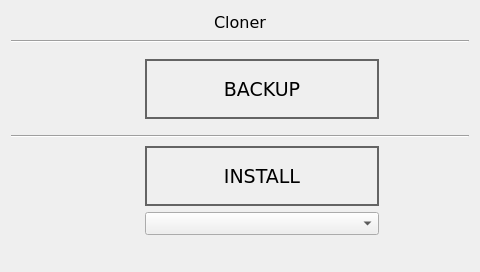
<?xml version="1.0" encoding="UTF-8"?>
<ui version="4.0">
 <class>cloner</class>
 <widget class="QWidget" name="cloner">
  <property name="geometry">
   <rect>
    <x>0</x>
    <y>0</y>
    <width>480</width>
    <height>272</height>
   </rect>
  </property>
  <property name="windowTitle">
   <string>cloner</string>
  </property>
  <property name="styleSheet">
   <string notr="true">QWidget#cloner
{
}
QPushButton
{
border: 2px solid  rgb(100,100,100);
}
QPushButton:pressed
{
border: 2px solid  rgb(255, 170, 0);
color: rgb(255, 170, 0);
}
</string>
  </property>
  <layout class="QVBoxLayout" name="verticalLayout_2">
   <item>
    <widget class="QLabel" name="label">
     <property name="sizePolicy">
      <sizepolicy hsizetype="Preferred" vsizetype="Fixed">
       <horstretch>0</horstretch>
       <verstretch>0</verstretch>
      </sizepolicy>
     </property>
     <property name="font">
      <font>
       <family>DejaVu Sans</family>
       <pointsize>12</pointsize>
      </font>
     </property>
     <property name="text">
      <string>Cloner</string>
     </property>
     <property name="alignment">
      <set>Qt::AlignCenter</set>
     </property>
    </widget>
   </item>
   <item>
    <widget class="Line" name="line">
     <property name="font">
      <font>
       <family>DejaVu Sans</family>
      </font>
     </property>
     <property name="orientation">
      <enum>Qt::Horizontal</enum>
     </property>
    </widget>
   </item>
   <item>
    <layout class="QHBoxLayout" name="horizontalLayout">
     <item>
      <widget class="QLabel" name="labelUSB">
       <property name="sizePolicy">
        <sizepolicy hsizetype="Preferred" vsizetype="Preferred">
         <horstretch>0</horstretch>
         <verstretch>0</verstretch>
        </sizepolicy>
       </property>
       <property name="minimumSize">
        <size>
         <width>128</width>
         <height>64</height>
        </size>
       </property>
       <property name="maximumSize">
        <size>
         <width>128</width>
         <height>64</height>
        </size>
       </property>
       <property name="font">
        <font>
         <family>DejaVu Sans</family>
         <pointsize>14</pointsize>
        </font>
       </property>
       <property name="styleSheet">
        <string notr="true">border-image: url(:/icons/img/usb.png);</string>
       </property>
       <property name="text">
        <string/>
       </property>
       <property name="alignment">
        <set>Qt::AlignCenter</set>
       </property>
      </widget>
     </item>
     <item>
      <widget class="QPushButton" name="pushButtonBackup">
       <property name="minimumSize">
        <size>
         <width>0</width>
         <height>60</height>
        </size>
       </property>
       <property name="font">
        <font>
         <family>DejaVu Sans</family>
         <pointsize>14</pointsize>
        </font>
       </property>
       <property name="styleSheet">
        <string notr="true">border-image: url(:/icons/img/Back.png);</string>
       </property>
       <property name="text">
        <string>BACKUP</string>
       </property>
      </widget>
     </item>
     <item>
      <widget class="QLabel" name="labelTPAC">
       <property name="sizePolicy">
        <sizepolicy hsizetype="Preferred" vsizetype="Preferred">
         <horstretch>0</horstretch>
         <verstretch>0</verstretch>
        </sizepolicy>
       </property>
       <property name="minimumSize">
        <size>
         <width>84</width>
         <height>76</height>
        </size>
       </property>
       <property name="maximumSize">
        <size>
         <width>84</width>
         <height>76</height>
        </size>
       </property>
       <property name="font">
        <font>
         <family>DejaVu Sans</family>
         <pointsize>14</pointsize>
        </font>
       </property>
       <property name="styleSheet">
        <string notr="true">border-image: url(:/icons/img/logo.png);</string>
       </property>
       <property name="text">
        <string/>
       </property>
       <property name="alignment">
        <set>Qt::AlignCenter</set>
       </property>
      </widget>
     </item>
    </layout>
   </item>
   <item>
    <widget class="Line" name="line_2">
     <property name="orientation">
      <enum>Qt::Horizontal</enum>
     </property>
    </widget>
   </item>
   <item>
    <layout class="QHBoxLayout" name="horizontalLayout_2">
     <item>
      <widget class="QLabel" name="labelUSB_2">
       <property name="sizePolicy">
        <sizepolicy hsizetype="Preferred" vsizetype="Preferred">
         <horstretch>0</horstretch>
         <verstretch>0</verstretch>
        </sizepolicy>
       </property>
       <property name="minimumSize">
        <size>
         <width>128</width>
         <height>64</height>
        </size>
       </property>
       <property name="maximumSize">
        <size>
         <width>128</width>
         <height>64</height>
        </size>
       </property>
       <property name="font">
        <font>
         <family>DejaVu Sans</family>
         <pointsize>14</pointsize>
        </font>
       </property>
       <property name="styleSheet">
        <string notr="true">border-image: url(:/icons/img/usb.png);</string>
       </property>
       <property name="text">
        <string/>
       </property>
       <property name="alignment">
        <set>Qt::AlignCenter</set>
       </property>
      </widget>
     </item>
     <item>
      <layout class="QVBoxLayout" name="verticalLayout">
       <item>
        <widget class="QPushButton" name="pushButtonInstall">
         <property name="minimumSize">
          <size>
           <width>0</width>
           <height>60</height>
          </size>
         </property>
         <property name="font">
          <font>
           <family>DejaVu Sans</family>
           <pointsize>14</pointsize>
          </font>
         </property>
         <property name="styleSheet">
          <string notr="true">border-image: url(:/icons/img/Forward.png);</string>
         </property>
         <property name="text">
          <string>INSTALL</string>
         </property>
        </widget>
       </item>
       <item>
        <widget class="QComboBox" name="comboBoxImages">
         <property name="font">
          <font>
           <family>DejaVu Sans</family>
          </font>
         </property>
        </widget>
       </item>
      </layout>
     </item>
     <item>
      <widget class="QLabel" name="labelTPAC_2">
       <property name="sizePolicy">
        <sizepolicy hsizetype="Preferred" vsizetype="Preferred">
         <horstretch>0</horstretch>
         <verstretch>0</verstretch>
        </sizepolicy>
       </property>
       <property name="minimumSize">
        <size>
         <width>84</width>
         <height>76</height>
        </size>
       </property>
       <property name="maximumSize">
        <size>
         <width>84</width>
         <height>76</height>
        </size>
       </property>
       <property name="font">
        <font>
         <family>DejaVu Sans</family>
         <pointsize>14</pointsize>
        </font>
       </property>
       <property name="styleSheet">
        <string notr="true">border-image: url(:/icons/img/logo.png);</string>
       </property>
       <property name="text">
        <string/>
       </property>
       <property name="alignment">
        <set>Qt::AlignCenter</set>
       </property>
      </widget>
     </item>
    </layout>
   </item>
   <item>
    <widget class="QLabel" name="labelStatus">
     <property name="sizePolicy">
      <sizepolicy hsizetype="Preferred" vsizetype="Fixed">
       <horstretch>0</horstretch>
       <verstretch>0</verstretch>
      </sizepolicy>
     </property>
     <property name="text">
      <string/>
     </property>
    </widget>
   </item>
  </layout>
 </widget>
 <layoutdefault spacing="6" margin="11"/>
 <resources/>
 <connections/>
</ui>
